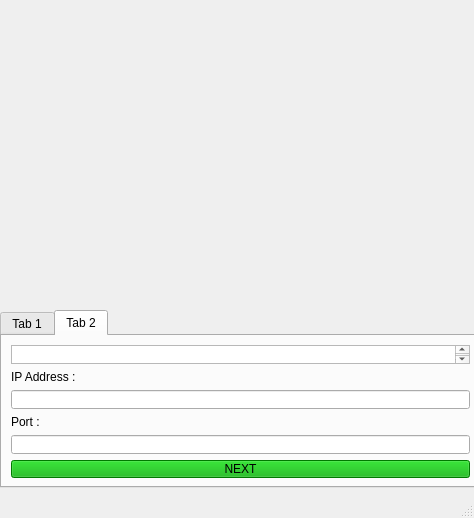
<?xml version="1.0" encoding="UTF-8"?>
<ui version="4.0">
 <class>MainWindow</class>
 <widget class="QMainWindow" name="MainWindow">
  <property name="geometry">
   <rect>
    <x>0</x>
    <y>0</y>
    <width>474</width>
    <height>518</height>
   </rect>
  </property>
  <property name="windowTitle">
   <string>MainWindow</string>
  </property>
  <property name="styleSheet">
   <string notr="true"/>
  </property>
  <widget class="QWidget" name="centralwidget">
   <widget class="QTabWidget" name="tabWidget">
    <property name="geometry">
     <rect>
      <x>0</x>
      <y>310</y>
      <width>481</width>
      <height>178</height>
     </rect>
    </property>
    <property name="currentIndex">
     <number>1</number>
    </property>
    <widget class="QWidget" name="tab">
     <attribute name="title">
      <string>Tab 1</string>
     </attribute>
    </widget>
    <widget class="QWidget" name="tab_2">
     <attribute name="title">
      <string>Tab 2</string>
     </attribute>
     <layout class="QVBoxLayout" name="verticalLayout">
      <item>
       <widget class="QTextEdit" name="textEdit"/>
      </item>
      <item>
       <widget class="QLabel" name="label">
        <property name="styleSheet">
         <string notr="true">color: rgb(0, 0, 0);
font: 700 9pt &quot;Segoe UI&quot;;</string>
        </property>
        <property name="text">
         <string>IP Address :</string>
        </property>
       </widget>
      </item>
      <item>
       <widget class="QLineEdit" name="lineEdit"/>
      </item>
      <item>
       <widget class="QLabel" name="label_2">
        <property name="styleSheet">
         <string notr="true">color: rgb(0, 0, 0);
font: 700 9pt &quot;Segoe UI&quot;;</string>
        </property>
        <property name="text">
         <string>Port :</string>
        </property>
       </widget>
      </item>
      <item>
       <widget class="QLineEdit" name="lineEdit_2"/>
      </item>
      <item>
       <widget class="QPushButton" name="pushButton">
        <property name="styleSheet">
         <string notr="true">background-color: rgb(0, 170, 0);</string>
        </property>
        <property name="text">
         <string>NEXT</string>
        </property>
       </widget>
      </item>
     </layout>
    </widget>
   </widget>
  </widget>
  <widget class="QMenuBar" name="menubar">
   <property name="geometry">
    <rect>
     <x>0</x>
     <y>0</y>
     <width>474</width>
     <height>25</height>
    </rect>
   </property>
  </widget>
  <widget class="QStatusBar" name="statusbar"/>
 </widget>
 <resources/>
 <connections/>
</ui>
